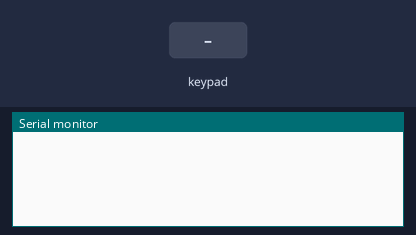
This sketch was run on a simulated Arduino Uno, built with avr-gcc and run on an emulated ATmega328P. On the bench: the last lines printed to the serial monitor. The inputs (shaded band) are chosen by the test bench.

Above: at 1.2 s.
1.3 s: keypad keys 9 8 7 6 # pressed 0.4 s apart
At 3.9 s:
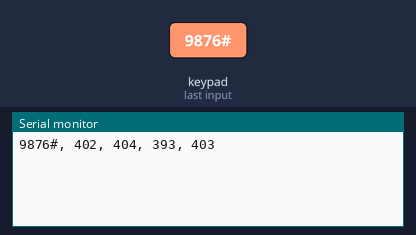
4.8 s: keypad keys 9 8 7 6 * pressed 0.4 s apart
At 7.7 s:
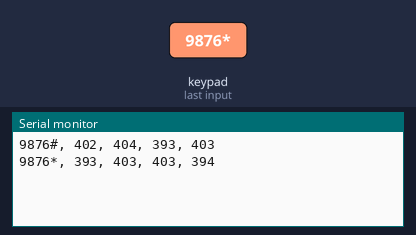
8.3 s: keypad keys 9 8 7 6 A pressed 0.4 s apart
At 10.4 s:
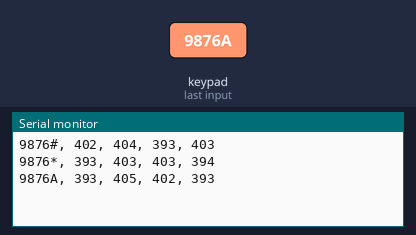
11.8 s: keypad keys 9 8 7 6 D pressed 0.4 s apart
At 14.5 s:
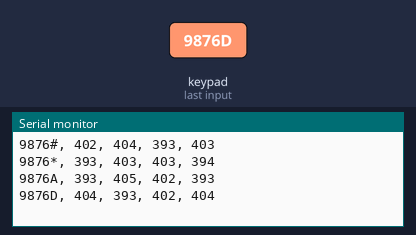

The sketch:

datacollection.ino
```cpp
#include <Keypad.h>

const byte ROWS = 4;
const byte COLS = 4;
char keys[ROWS][COLS] = {
  {'1','2','3','A'},
  {'4','5','6','B'},
  {'7','8','9','C'},
  {'*','0','#','D'}
};
byte rowPins[ROWS] = {9, 8, 7, 6};
byte colPins[COLS] = {5, 4, 3, 2};

Keypad keypad = Keypad(makeKeymap(keys), rowPins, colPins, ROWS, COLS);

const int pinLength = 5; // Length of each pin
const int maxPins = 5; // Maximum number of different pins
char enteredPins[maxPins][pinLength + 1]; // Store up to maxPins pins
unsigned long keyTimes[maxPins][pinLength]; // Time intervals between keypresses
int currentPin = 0;
int keyCount = 0;
unsigned long lastKeyPressTime = 0;

void setup() {
  Serial.begin(9600);
}

void loop() {
  char key = keypad.getKey();

  if (key) {
    unsigned long currentTime = millis();
    if (keyCount > 0) { // Only record time if it's not the first keypress
      unsigned long interval = currentTime - lastKeyPressTime;
      keyTimes[currentPin][keyCount - 1] = interval;
    }
    lastKeyPressTime = currentTime;

    enteredPins[currentPin][keyCount] = key;
    keyCount++;

    if (keyCount == pinLength) {
      enteredPins[currentPin][pinLength] = '\0'; // Null-terminate the string
      printPinData(currentPin);
      keyCount = 0;
      currentPin = (currentPin + 1) % maxPins;
    }
  }
}

void printPinData(int pinIndex) {

  Serial.print(enteredPins[pinIndex]);
  Serial.print(", ");
  for (int i = 0; i < pinLength - 1; i++) {
    Serial.print(keyTimes[pinIndex][i]);
    if (i < pinLength - 2) {
      Serial.print(", ");
    }
  }
  Serial.println();
}
```

Measured:
- after the input at 1.3 s, the serial monitor: prints a new line after 1.6 s (image 1)
- after the input at 4.8 s, the serial monitor: prints a new line after 1.6 s (image 2)
- after the input at 8.3 s, the serial monitor: prints a new line after 1.6 s (image 3)
- after the input at 11.8 s, the serial monitor: prints a new line after 1.6 s (image 4)
